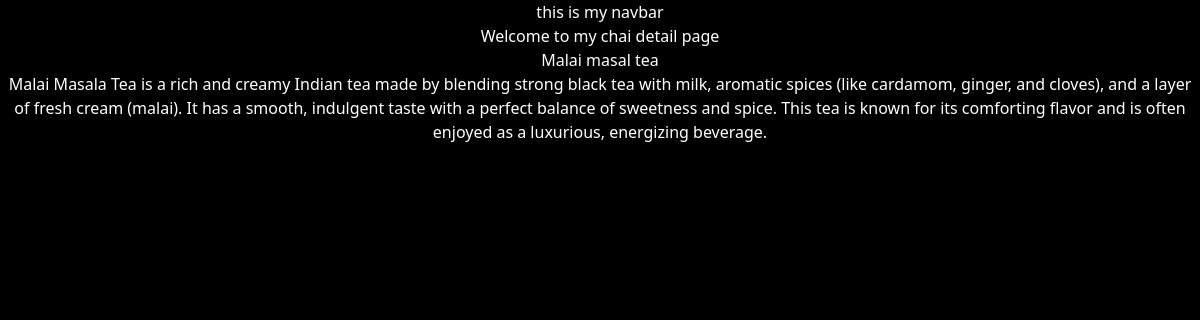
The page /chai/3/ on the database its author committed.
### chai/models.py (models this page shows, shortened)
class chaiVarity(models.Model):
    CHAI_TYPE_CHOICE = [
        ('ML', 'Masala Chai'),
        ('GR', 'Green Tea'),
        ('BL', 'Black Tea'),
        ('HE', 'Herbal Tea'),
    ]
    name = models.CharField(max_length=100)
    image = models.ImageField(upload_to='chai/')
    date_added = models.DateTimeField(default=timezone.now)
    type = models.CharField(max_length=2, choices=CHAI_TYPE_CHOICE)
    description = models.TextField(default='')

### chai/views.py (the view)
def chai_detail(request, chai_id):
    chai = get_object_or_404(chaiVarity, pk=chai_id)
    return render(request, 'chai/chai_detail.html', {'chai': chai})

### chai/Templates/chai/chai_detail.html (shortened to what this page needs)
{% extends 'layout.html' %}
{% block content %}
<h1>Welcome to my chai detail page</h1>
<h3>{{ chai.name }}</h3>
<p>{{chai.description}}</p>
{% endblock %}

### static/style.css (style rules this page uses)
body { background-color: black; color: white; text-align: center; }

### rows shown on the page
chaiVarity: name "Malai masal tea", description "Malai Masala Tea is a rich and creamy Indian tea made by blending strong black tea with milk, aromatic spices (like cardamom, ginger, and cloves), and a layer of fresh cream (malai). It has a smooth, indulgent taste with a perfect balance of sweetness and spice. This tea is known for its comforting flavor and is often enjoyed as a luxurious, energizing beverage."
